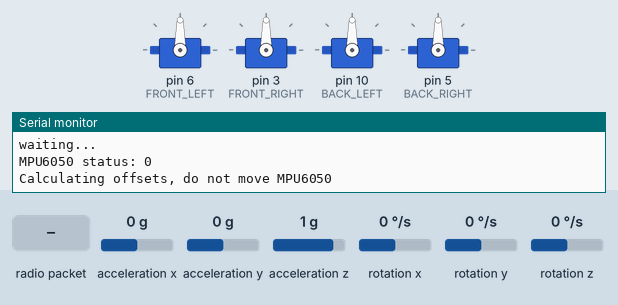
Bench run of a program on a simulated Arduino Uno, built with avr-gcc and run on an emulated ATmega328P. On the bench: 4 × servo, the last lines printed to the serial monitor. Inputs (shaded band) come from the test bench; at power-on: acceleration x 0 g, acceleration y 0 g, acceleration z 1 g, rotation x 0 °/s, rotation y 0 °/s, rotation z 0 °/s. No radio packets arrive unless stated.

Above: at 0.1 s.
At 3.2 s:
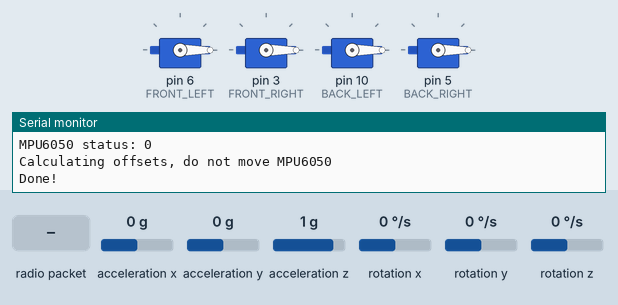
3.3 s: radio packet "1" arrives
Timing chart, 0 to 6.3 s (numbered marks = the images above; inputs shaded):
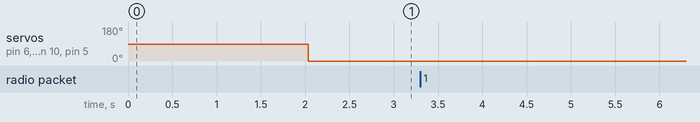

The program:

main.cpp
```cpp
#include <Arduino.h>
#include <Servo.h>
#include <RF24.h>
#include <nRF24L01.h>
#include <printf.h>
#include <MPU6050_light.h>
#include <Wire.h>

Servo FRONT_LEFT;
Servo FRONT_RIGHT;
Servo BACK_LEFT;
Servo BACK_RIGHT;

double frontLeftOutput;
double frontRightOutput;
double backLeftOutput;
double backRightOutput;

RF24 radio(8, 9);				 // 指定 Arduino Nano 腳位對應 nRF24L01 之 (CE, CSN)
const byte address[6] = "1Node"; // 節點位址為 5 bytes + \0=6 bytes

MPU6050 mpu(Wire);

int x; // x
int y; // y
int r; // rotation
int t; // throttle

void setup() {
	Serial.begin(9600);

	// Servo Init
	FRONT_LEFT.attach(6);
	FRONT_RIGHT.attach(3);
	BACK_LEFT.attach(10);
	BACK_RIGHT.attach(5);

	// RF24 Init
	radio.begin();					   // 初始化 nRF24L01 模組
	printf_begin();					   // 初始化 RF24 的列印輸出功能
	radio.setChannel(83);
	radio.setDataRate(RF24_2MBPS);
	radio.openReadingPipe(0, address); // 開啟 pipe 0 之讀取管線
	radio.setPALevel(RF24_PA_MAX);	   // 設為低功率, 預設為 RF24_PA_MAX
	radio.startListening();			   // 接收端開始接收
	radio.printDetails();			   // 印出 nRF24L01 詳細狀態
	Serial.println("NRF24L01 receiver");
	Serial.println("waiting...");

	// MPU6050 Init
	Wire.begin();
	byte status = mpu.begin();
	Serial.print(F("MPU6050 status: "));
	Serial.println(status);
	while (status != 0) {}

	Serial.println(F("Calculating offsets, do not move MPU6050"));
	delay(1000);
	mpu.calcOffsets();
	Serial.println("Done!\n");
}

void loop() {
	mpu.update();

	if (radio.available()) { // 偵測接收緩衝器是否有資料
		char text[32] = "";	// 用來儲存接收字元之陣列
		radio.read(&text, sizeof(text)); // 讀取接收字元
		String reciverText = String(text);
		reciverText.indexOf('|');
		x = reciverText[0];
		y = reciverText[1];
		r = reciverText[2];
		t = reciverText[3];

		Serial.println(text);
	}

	// PID

	FRONT_LEFT.writeMicroseconds(frontLeftOutput);
	FRONT_RIGHT.writeMicroseconds(frontRightOutput);
	BACK_LEFT.writeMicroseconds(backLeftOutput);
	BACK_RIGHT.writeMicroseconds(backRightOutput);
}
```
